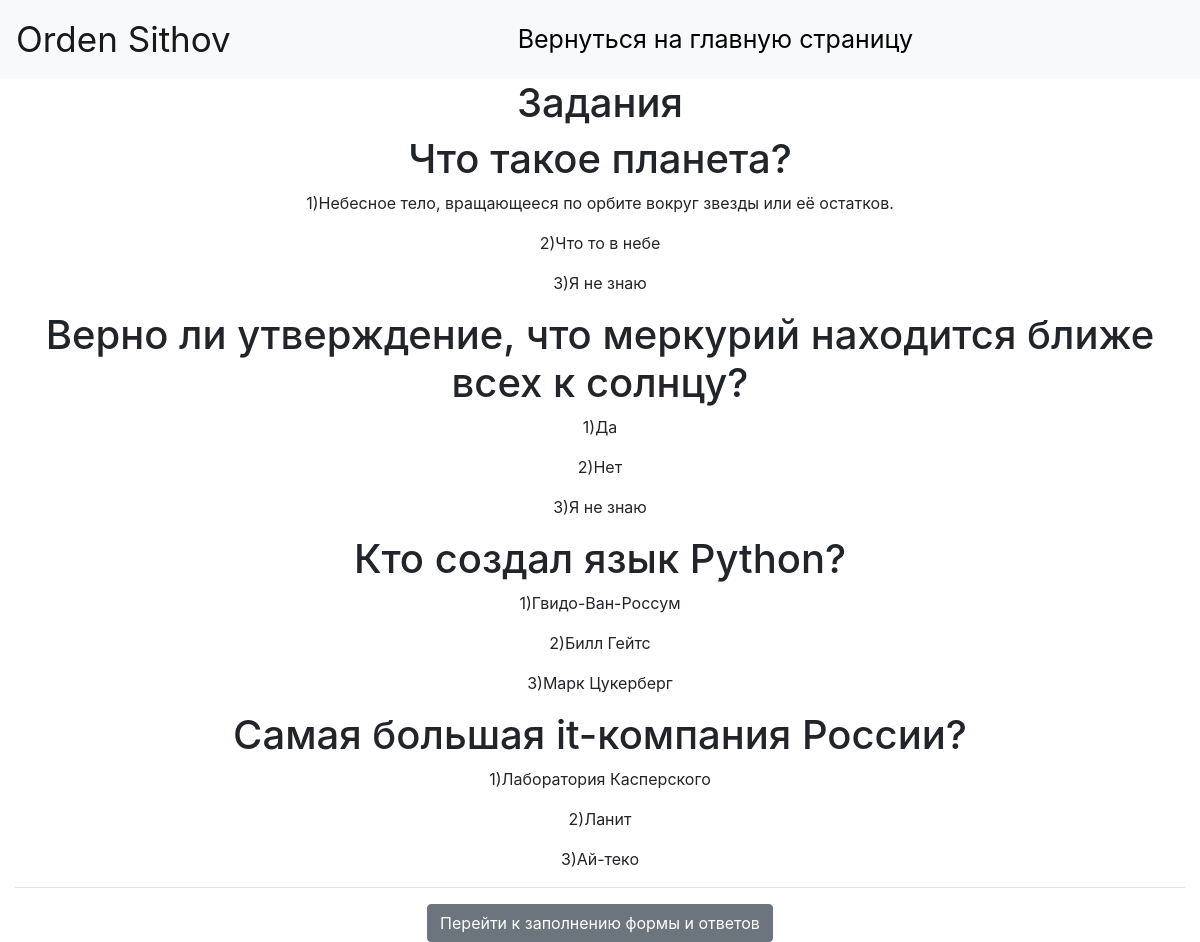
Page /task on the committed database.
### bars/models.py (models this page shows)
class Task(models.Model):
    title = models.TextField('Вопрос', max_length=256)
    answer = models.CharField('Ответ #1',max_length=128, blank=True)
    answer1 = models.CharField('Ответ #2', max_length=128, blank=True)
    answer2 = models.CharField('Ответ #3', max_length=128, blank=True)

### bars/views.py (the view)
# urls.py: url(r'^task$', views.task, name='task'),
def task(request):
	task = Task.objects.all()
	return render(request, 'task.html', {'task': task})

### bars/templates/task.html
{% extends 'base.html' %}
{% block content %}
<div class="task block">
        <div class="container-fluid">
                <div class="row text-center justify-content-center">
                        <div class="col-xs-12 col-md-12 col-lg-12">
                            <h1>Задания</h1>
                            {% for task in task %}
                            <h1>{{task.title }}</h1>
                            <p>1){{ task.answer }}</p>
                            <p>2){{ task.answer1 }}</p>
                            <p>3){{ task.answer2 }}</p>
                            {% endfor %}
                            <hr>
                            <a href="{% url 'recurt_form' %}" class="btn btn-secondary" role="button" aria-pressed="false"  autocomplete="off">Перейти к заполнению формы и ответов</a>
                        </div>
                </div>
        </div>
</div>
{% endblock %}

### bars/static/main/main.css (style rules this page uses)
a { color: black; font-size: 25pt; }

### rows in the picture
Task: title "Что такое планета?", answer "Небесное тело, вращающееся по орбите вокруг звезды или её остатков.", answer1 "Что то в небе", answer2 "Я не знаю"
Task: title "Верно ли утверждение, что меркурий находится ближе всех к солнцу?", answer "Да", answer1 "Нет", answer2 "Я не знаю"
Task: title "Кто создал язык Python?", answer "Гвидо-Ван-Россум", answer1 "Билл Гейтс", answer2 "Марк Цукерберг"
Task: title "Самая большая it-компания России?", answer "Лаборатория Касперского", answer1 "Ланит", answer2 "Ай-теко"
